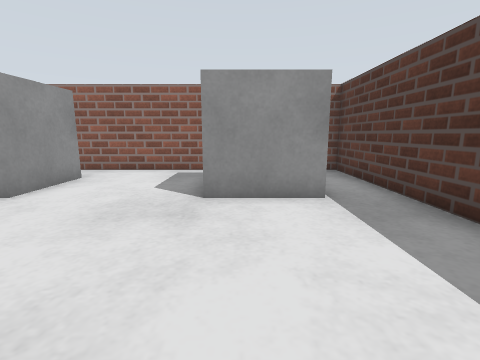
view 1 (above)

16 first-person views from a walk through a Gazebo world. The camera is 0.13 m above the floor, tilts 10° down and sees 85° across. The floor is counted in squares, 0.1 m on a side. Each view is taken from the middle of a square. On the plan, view 1 faces up. The plan holds only what a view shows up to about 13 squares ahead; the rest is blank. The place goes on beyond the plan. Robots are left out.

view 2
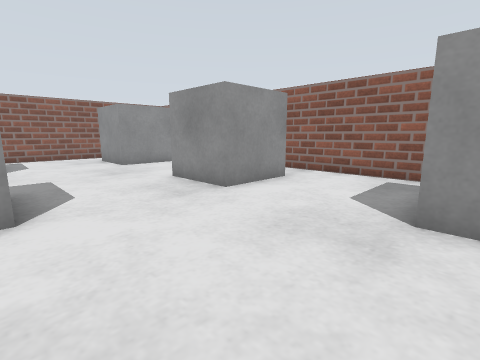

view 3
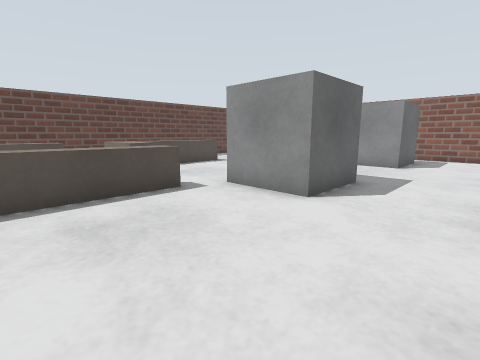

view 4
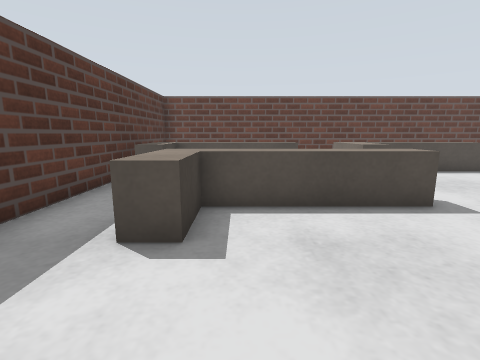

view 5
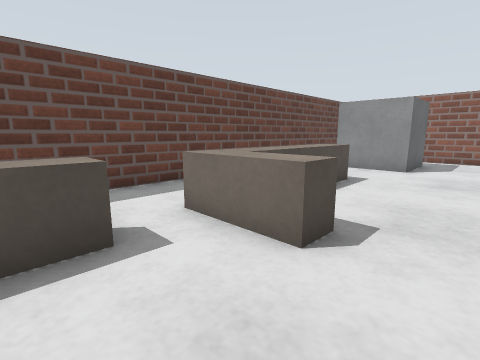

view 6
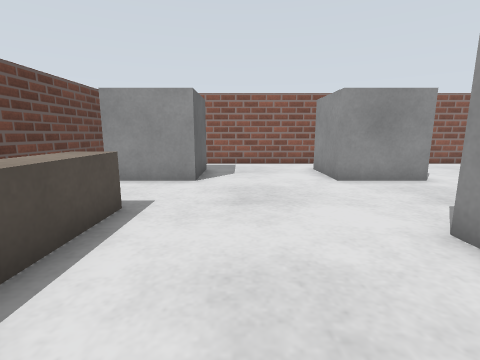

view 7
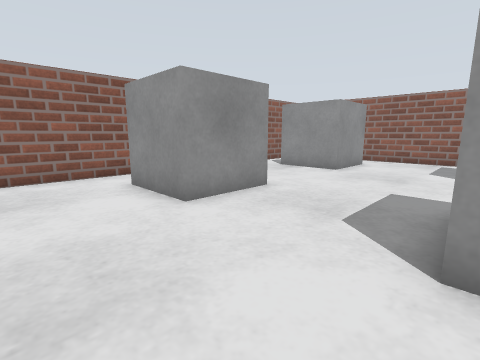

view 8
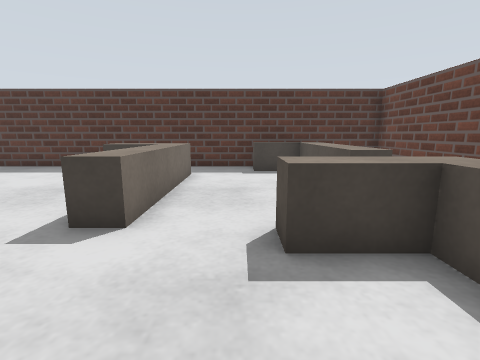

view 9
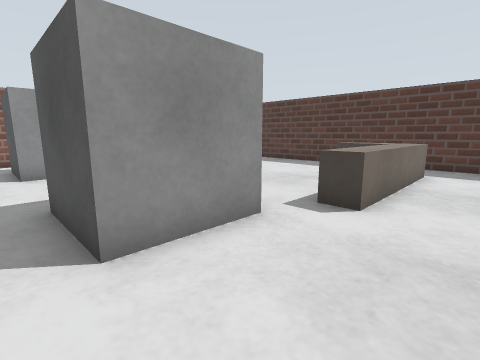

view 10
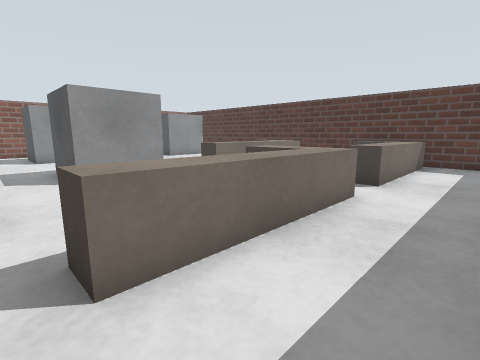

view 11
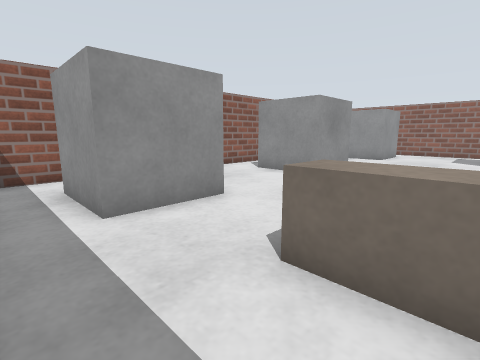

view 12
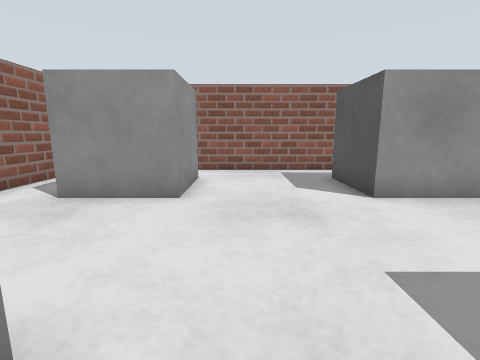

view 13
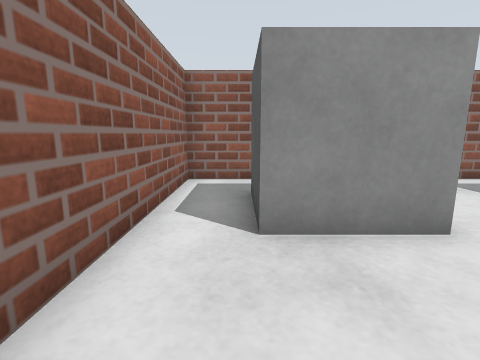

view 14
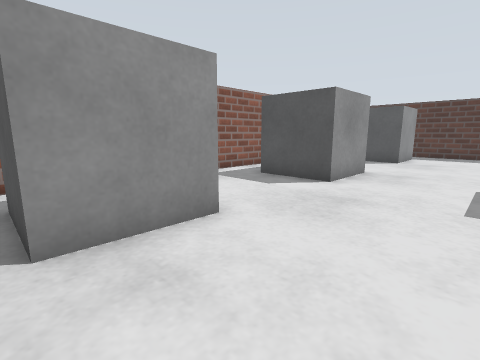

view 15
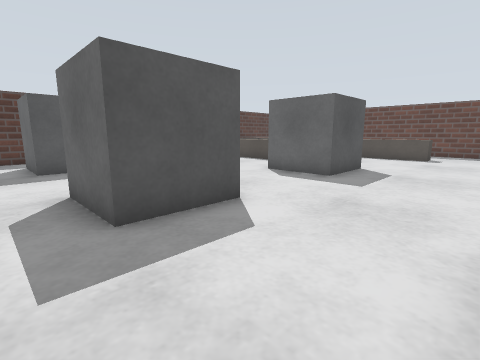

view 16
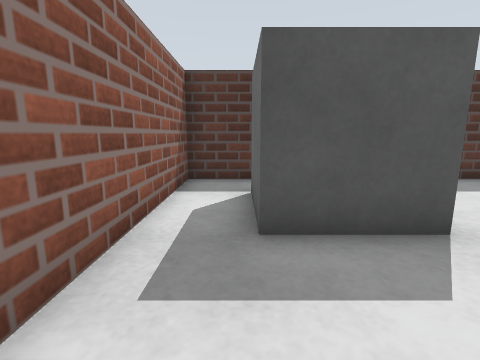

### Floor plan
Points are (right, up) in squares from view 1. A wall is a line through its corners. A room is listed if a view was taken in it or the views show most of it. See-through windows are left out.
Room 1 (views 1, 2, 3, 4, 5, 6, 7, 8, 9, 10, 11, 12, 13, 14, 15, 16)
walls: (-15.5, -7.4) (-15.5, -8.8); (-13.6, 9.5) (-15.5, 9.5) (-15.5, -5.6); (-14.8, -9.5) (3.5, -9.5) (3.5, 9.5) (-11.9, 9.5)
low walls: (-3.5, -6.4) (-3.5, -6.9) (-8.5, -6.9) (-8.5, -6.1) (-4.4, -6.1); (1.6, -2.4) (-3.5, -2.4) (-3.5, -1.6) (0.8, -1.6); (3, -6.9) (-2, -6.9) (-2, -6.1) (2.2, -6.1)
objects: grey box (-14, -8) to (-12, -6); grey box (-14, -1) to (-12, 1); grey box (-14, 5) to (-12, 7); grey box (-7, -1) to (-5, 1); grey box (-7, 5) to (-5, 7); grey box (-4, -6) to (-4, -5); grey box (-1, 5) to (1, 7); grey box (1, -1) to (1, 0); grey box (2, -6) to (3, -5)

Positions as (right, up) in squares from view 1, and headings:
1: (0, 0), facing up
2: (0, 1), facing up-left
3: (0, 4), facing down-left
4: (0, 3), facing down
5: (-1, -3), facing down-left
6: (-4, -4), facing left
7: (-7, -4), facing up-left
8: (-7, -4), facing right
9: (-8, -4), facing up-right
10: (-9, -9), facing up-right
11: (-7, -9), facing up-left
12: (-10, 0), facing up
13: (-14, 2), facing up
14: (-14, 2), facing up-right
15: (-11, 9), facing down-right
16: (-4, 8), facing right
